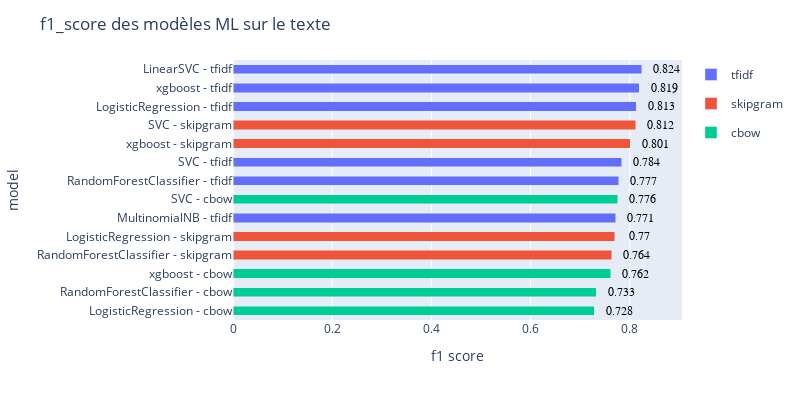

The notebook cell this image was saved under:
### Markdown cell above
# Plot des performances texte générales

### Code cell
import src.utils.plot as uplot

reload(uplot)
res.plot_f1_scores(['text'], figsize=(800,400), title="f1_score des modèles ML sur le texte")

### Figure 1 — Plotly figure (JSON) as saved in the notebook; plotly's stock layout.template omitted (floating-point values rounded to 4 significant figures)
{"data": [{"alignmentgroup": "True", "hovertemplate": "vectorizer=tfidf<br>score_test=%{x}<br>serie_name=%{y}<extra></extra>", "legendgroup": "tfidf", "marker": {"color": "#636EFA", "pattern": {"shape": ""}}, "name": "tfidf", "offsetgroup": "tfidf", "orientation": "h", "showlegend": true, "textposition": "auto", "type": "bar", "width": 0.5, "x": [0.824, 0.8193, 0.8129, 0.784, 0.7774, 0.7713], "xaxis": "x", "y": ["LinearSVC - tfidf", "xgboost - tfidf", "LogisticRegression - tfidf", "SVC - tfidf", "RandomForestClassifier - tfidf", "MultinomialNB - tfidf"], "yaxis": "y"}, {"alignmentgroup": "True", "hovertemplate": "vectorizer=skipgram<br>score_test=%{x}<br>serie_name=%{y}<extra></extra>", "legendgroup": "skipgram", "marker": {"color": "#EF553B", "pattern": {"shape": ""}}, "name": "skipgram", "offsetgroup": "skipgram", "orientation": "h", "showlegend": true, "textposition": "auto", "type": "bar", "width": 0.5, "x": [0.8122, 0.8014, 0.7699, 0.7641], "xaxis": "x", "y": ["SVC - skipgram", "xgboost - skipgram", "LogisticRegression - skipgram", "RandomForestClassifier - skipgram"], "yaxis": "y"}, {"alignmentgroup": "True", "hovertemplate": "vectorizer=cbow<br>score_test=%{x}<br>serie_name=%{y}<extra></extra>", "legendgroup": "cbow", "marker": {"color": "#00CC96", "pattern": {"shape": ""}}, "name": "cbow", "offsetgroup": "cbow", "orientation": "h", "showlegend": true, "textposition": "auto", "type": "bar", "width": 0.5, "x": [0.7759, 0.7617, 0.7326, 0.7283], "xaxis": "x", "y": ["SVC - cbow", "xgboost - cbow", "RandomForestClassifier - cbow", "LogisticRegression - cbow"], "yaxis": "y"}], "layout": {"annotations": [{"font": {"color": "black", "family": "Arial", "size": 12}, "showarrow": false, "text": "0.824", "x": 0.874, "y": "LinearSVC - tfidf"}, {"font": {"color": "black", "family": "Arial", "size": 12}, "showarrow": false, "text": "0.819", "x": 0.8693, "y": "xgboost - tfidf"}, {"font": {"color": "black", "family": "Arial", "size": 12}, "showarrow": false, "text": "0.813", "x": 0.8629, "y": "LogisticRegression - tfidf"}, {"font": {"color": "black", "family": "Arial", "size": 12}, "showarrow": false, "text": "0.812", "x": 0.8622, "y": "SVC - skipgram"}, {"font": {"color": "black", "family": "Arial", "size": 12}, "showarrow": false, "text": "0.801", "x": 0.8514, "y": "xgboost - skipgram"}, {"font": {"color": "black", "family": "Arial", "size": 12}, "showarrow": false, "text": "0.784", "x": 0.834, "y": "SVC - tfidf"}, {"font": {"color": "black", "family": "Arial", "size": 12}, "showarrow": false, "text": "0.777", "x": 0.8274, "y": "RandomForestClassifier - tfidf"}, {"font": {"color": "black", "family": "Arial", "size": 12}, "showarrow": false, "text": "0.776", "x": 0.8259, "y": "SVC - cbow"}, {"font": {"color": "black", "family": "Arial", "size": 12}, "showarrow": false, "text": "0.771", "x": 0.8213, "y": "MultinomialNB - tfidf"}, {"font": {"color": "black", "family": "Arial", "size": 12}, "showarrow": false, "text": "0.77", "x": 0.8199, "y": "LogisticRegression - skipgram"}, {"font": {"color": "black", "family": "Arial", "size": 12}, "showarrow": false, "text": "0.764", "x": 0.8141, "y": "RandomForestClassifier - skipgram"}, {"font": {"color": "black", "family": "Arial", "size": 12}, "showarrow": false, "text": "0.762", "x": 0.8117, "y": "xgboost - cbow"}, {"font": {"color": "black", "family": "Arial", "size": 12}, "showarrow": false, "text": "0.733", "x": 0.7826, "y": "RandomForestClassifier - cbow"}, {"font": {"color": "black", "family": "Arial", "size": 12}, "showarrow": false, "text": "0.728", "x": 0.7783, "y": "LogisticRegression - cbow"}], "bargap": 0.1, "bargroupgap": 0.1, "barmode": "stack", "height": 400, "legend": {}, "margin": {"t": 60}, "title": {"text": "f1_score des modèles ML sur le texte"}, "width": 800, "xaxis": {"anchor": "y", "domain": [0, 1], "title": {"text": "f1 score"}}, "yaxis": {"anchor": "x", "categoryarray": ["LogisticRegression - cbow", "RandomForestClassifier - cbow", "xgboost - cbow", "RandomForestClassifier - skipgram", "LogisticRegression - skipgram", "MultinomialNB - tfidf", "SVC - cbow", "RandomForestClassifier - tfidf", "SVC - tfidf", "xgboost - skipgram", "SVC - skipgram", "LogisticRegression - tfidf", "xgboost - tfidf", "LinearSVC - tfidf"], "categoryorder": "array", "domain": [0, 1], "title": {"text": "model"}}}}
